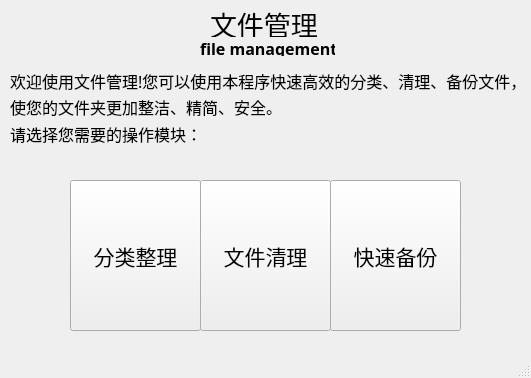
<?xml version="1.0" encoding="UTF-8"?>
<ui version="4.0">
 <class>MainWindow</class>
 <widget class="QMainWindow" name="MainWindow">
  <property name="geometry">
   <rect>
    <x>0</x>
    <y>0</y>
    <width>531</width>
    <height>378</height>
   </rect>
  </property>
  <property name="font">
   <font>
    <weight>50</weight>
    <bold>false</bold>
   </font>
  </property>
  <property name="windowTitle">
   <string>文件管理</string>
  </property>
  <widget class="QWidget" name="centralwidget">
   <widget class="QLabel" name="name">
    <property name="geometry">
     <rect>
      <x>210</x>
      <y>10</y>
      <width>121</width>
      <height>27</height>
     </rect>
    </property>
    <property name="font">
     <font>
      <family>楷体</family>
      <pointsize>20</pointsize>
      <weight>50</weight>
      <bold>false</bold>
     </font>
    </property>
    <property name="text">
     <string>文件管理</string>
    </property>
   </widget>
   <widget class="QPushButton" name="choice_3">
    <property name="geometry">
     <rect>
      <x>330</x>
      <y>180</y>
      <width>131</width>
      <height>151</height>
     </rect>
    </property>
    <property name="font">
     <font>
      <family>仿宋</family>
      <pointsize>16</pointsize>
      <weight>50</weight>
      <bold>false</bold>
     </font>
    </property>
    <property name="text">
     <string>快速备份</string>
    </property>
   </widget>
   <widget class="QPushButton" name="choice_2">
    <property name="geometry">
     <rect>
      <x>200</x>
      <y>180</y>
      <width>131</width>
      <height>151</height>
     </rect>
    </property>
    <property name="font">
     <font>
      <family>仿宋</family>
      <pointsize>16</pointsize>
      <weight>50</weight>
      <bold>false</bold>
     </font>
    </property>
    <property name="text">
     <string>文件清理</string>
    </property>
   </widget>
   <widget class="QPushButton" name="choice_1">
    <property name="geometry">
     <rect>
      <x>70</x>
      <y>180</y>
      <width>131</width>
      <height>151</height>
     </rect>
    </property>
    <property name="font">
     <font>
      <family>仿宋</family>
      <pointsize>16</pointsize>
      <weight>50</weight>
      <bold>false</bold>
     </font>
    </property>
    <property name="text">
     <string>分类整理</string>
    </property>
   </widget>
   <widget class="QLabel" name="Ename">
    <property name="geometry">
     <rect>
      <x>200</x>
      <y>40</y>
      <width>135</width>
      <height>16</height>
     </rect>
    </property>
    <property name="font">
     <font>
      <family>仿宋</family>
      <pointsize>12</pointsize>
      <weight>75</weight>
      <bold>true</bold>
     </font>
    </property>
    <property name="text">
     <string>file management</string>
    </property>
   </widget>
   <widget class="QWidget" name="">
    <property name="geometry">
     <rect>
      <x>10</x>
      <y>70</y>
      <width>511</width>
      <height>74</height>
     </rect>
    </property>
    <layout class="QVBoxLayout" name="text">
     <item>
      <widget class="QLabel" name="label_3">
       <property name="font">
        <font>
         <family>仿宋</family>
         <pointsize>12</pointsize>
         <weight>50</weight>
         <bold>false</bold>
        </font>
       </property>
       <property name="text">
        <string>欢迎使用文件管理!您可以使用本程序快速高效的分类、清理、备份文件，</string>
       </property>
      </widget>
     </item>
     <item>
      <spacer name="verticalSpacer">
       <property name="orientation">
        <enum>Qt::Vertical</enum>
       </property>
       <property name="sizeHint" stdset="0">
        <size>
         <width>20</width>
         <height>40</height>
        </size>
       </property>
      </spacer>
     </item>
     <item>
      <widget class="QLabel" name="label_5">
       <property name="font">
        <font>
         <family>仿宋</family>
         <pointsize>12</pointsize>
         <weight>50</weight>
         <bold>false</bold>
        </font>
       </property>
       <property name="text">
        <string>使您的文件夹更加整洁、精简、安全。</string>
       </property>
      </widget>
     </item>
     <item>
      <spacer name="verticalSpacer_2">
       <property name="orientation">
        <enum>Qt::Vertical</enum>
       </property>
       <property name="sizeHint" stdset="0">
        <size>
         <width>20</width>
         <height>40</height>
        </size>
       </property>
      </spacer>
     </item>
     <item>
      <widget class="QLabel" name="label_4">
       <property name="font">
        <font>
         <family>仿宋</family>
         <pointsize>12</pointsize>
         <weight>50</weight>
         <bold>false</bold>
        </font>
       </property>
       <property name="text">
        <string>请选择您需要的操作模块：</string>
       </property>
      </widget>
     </item>
    </layout>
   </widget>
  </widget>
  <widget class="QMenuBar" name="menubar">
   <property name="geometry">
    <rect>
     <x>0</x>
     <y>0</y>
     <width>531</width>
     <height>23</height>
    </rect>
   </property>
  </widget>
  <widget class="QStatusBar" name="statusbar"/>
 </widget>
 <resources/>
 <connections/>
</ui>
